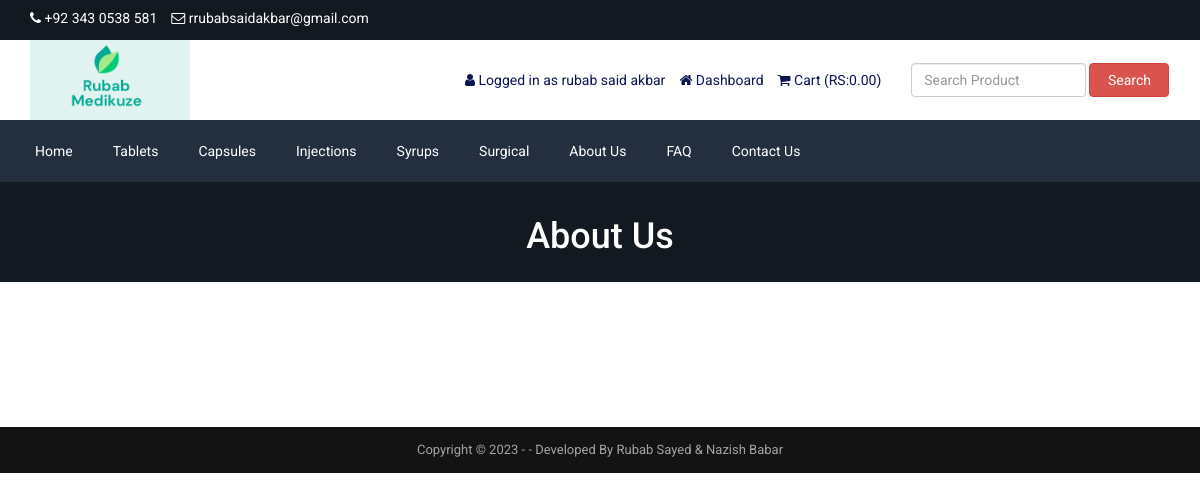
Screenshot of /about.php (signed in) with the database file from the repository.
### tables this page shows
CREATE TABLE `tbl_settings` (
  `id` int(11) NOT NULL,
  `logo` varchar(255) NOT NULL,
  `favicon` varchar(255) NOT NULL,
  `footer_about` text NOT NULL,
  `footer_copyright` text NOT NULL,
  `contact_address` text NOT NULL,
  `contact_email` varchar(255) NOT NULL,
  `contact_phone` varchar(255) NOT NULL,
  `contact_fax` varchar(255) NOT NULL,
  `contact_map_iframe` text NOT NULL,
  `receive_email` varchar(255) NOT NULL,
  `receive_email_subject` varchar(255) NOT NULL,
  `receive_email_thank_you_message` text NOT NULL,
  `forget_password_message` text NOT NULL,
  `total_recent_post_footer` int(10) NOT NULL,
  `total_popular_post_footer` int(10) NOT NULL,
  `total_recent_post_sidebar` int(11) NOT NULL,
  `total_popular_post_sidebar` int(11) NOT NULL,
  `total_featured_product_home` int(11) NOT NULL,
  `total_latest_product_home` int(11) NOT NULL,
  `total_popular_product_home` int(11) NOT NULL,
  `meta_title_home` text NOT NULL,
  `meta_keyword_home` text NOT NULL,
  `meta_description_home` text NOT NULL,
  `banner_login` varchar(255) NOT NULL,
  `banner_registration` varchar(255) NOT NULL,
  `banner_forget_password` varchar(255) NOT NULL,
  `banner_reset_password` varchar(255) NOT NULL,
  `banner_search` varchar(255) NOT NULL,
  `banner_cart` varchar(255) NOT NULL,
  `banner_checkout` varchar(255) NOT NULL,
  `banner_product_category` varchar(255) NOT NULL,
  `banner_blog` varchar(255) NOT NULL,
  `cta_title` varchar(255) NOT NULL,
  `cta_content` text NOT NULL,
  `cta_read_more_text` varchar(255) NOT NULL,
  `cta_read_more_url` varchar(255) NOT NULL,
  `cta_photo` varchar(255) NOT NULL,
  `featured_product_title` varchar(255) NOT NULL,
  `featured_product_subtitle` varchar(255) NOT NULL,
  `latest_product_title` varchar(255) NOT NULL,
  `latest_product_subtitle` varchar(255) NOT NULL,
  `popular_product_title` varchar(255) NOT NULL,
  `popular_product_subtitle` varchar(255) NOT NULL,
  `testimonial_title` varchar(255) NOT NULL,
  `testimonial_subtitle` varchar(255) NOT NULL,
  `testimonial_photo` varchar(255) NOT NULL,
  `blog_title` varchar(255) NOT NULL,
  `blog_subtitle` varchar(255) NOT NULL,
  `newsletter_text` text NOT NULL,
  `paypal_email` varchar(255) NOT NULL,
  `stripe_public_key` varchar(255) NOT NULL,
  `stripe_secret_key` varchar(255) NOT NULL,
  `bank_detail` text NOT NULL,
  `before_head` text NOT NULL,
  `after_body` text NOT NULL,
  `before_body` text NOT NULL,
  `home_service_on_off` int(11) NOT NULL,
  `home_welcome_on_off` int(11) NOT NULL,
  `home_featured_product_on_off` int(11) NOT NULL,
  `home_latest_product_on_off` int(11) NOT NULL,
  `home_popular_product_on_off` int(11) NOT NULL,
  `home_testimonial_on_off` int(11) NOT NULL,
  `home_blog_on_off` int(11) NOT NULL,
  `newsletter_on_off` int(11) NOT NULL,
  `ads_above_welcome_on_off` int(1) NOT NULL,
  `ads_above_featured_product_on_off` int(1) NOT NULL,
  `ads_above_latest_product_on_off` int(1) NOT NULL,
  `ads_above_popular_product_on_off` int(1) NOT NULL,
  `ads_above_testimonial_on_off` int(1) NOT NULL,
  `ads_category_sidebar_on_off` int(1) NOT NULL
);

CREATE TABLE `tbl_top_category` (
  `tcat_id` int(11) NOT NULL,
  `tcat_name` varchar(255) NOT NULL,
  `show_on_menu` int(1) NOT NULL
);

CREATE TABLE `tbl_page` (
  `id` int(11) NOT NULL,
  `about_title` varchar(255) NOT NULL,
  `about_content` text NOT NULL,
  `about_banner` varchar(255) NOT NULL,
  `about_meta_title` varchar(255) NOT NULL,
  `about_meta_keyword` text NOT NULL,
  `about_meta_description` text NOT NULL,
  `faq_title` varchar(255) NOT NULL,
  `faq_banner` varchar(255) NOT NULL,
  `faq_meta_title` varchar(255) NOT NULL,
  `faq_meta_keyword` text NOT NULL,
  `faq_meta_description` text NOT NULL,
  `blog_title` varchar(255) NOT NULL,
  `blog_banner` varchar(255) NOT NULL,
  `blog_meta_title` varchar(255) NOT NULL,
  `blog_meta_keyword` text NOT NULL,
  `blog_meta_description` text NOT NULL,
  `contact_title` varchar(255) NOT NULL,
  `contact_banner` varchar(255) NOT NULL,
  `contact_meta_title` varchar(255) NOT NULL,
  `contact_meta_keyword` text NOT NULL,
  `contact_meta_description` text NOT NULL,
  `pgallery_title` varchar(255) NOT NULL,
  `pgallery_banner` varchar(255) NOT NULL,
  `pgallery_meta_title` varchar(255) NOT NULL,
  `pgallery_meta_keyword` text NOT NULL,
  `pgallery_meta_description` text NOT NULL,
  `vgallery_title` varchar(255) NOT NULL,
  `vgallery_banner` varchar(255) NOT NULL,
  `vgallery_meta_title` varchar(255) NOT NULL,
  `vgallery_meta_keyword` text NOT NULL,
  `vgallery_meta_description` text NOT NULL
);

### about.php (the view)
<?php require_once('header.php'); ?>
<?php
$statement = $pdo->prepare("SELECT * FROM tbl_page WHERE id=1");
$statement->execute();
$result = $statement->fetchAll(PDO::FETCH_ASSOC);
foreach ($result as $row) {
   $about_title = $row['about_title'];
    $about_content = $row['about_content'];
    $about_banner = $row['about_banner'];
}
?>
<div class="page-banner" style="background-image: url(assets/uploads/<?php echo $about_banner; ?>);">
    <div class="inner">
        <h1><?php echo $about_title; ?></h1>
    </div>
</div>
<div class="page">
    <div class="container">
        <div class="row">
            <div class="col-md-12">
                <p>
                    <?php echo $about_content; ?>
                </p>
            </div>
        </div>
    </div>
</div>
<?php require_once('footer.php'); ?>

### header.php (shortened to what this page needs)
<?php
include("admin/inc/config.php");
$statement = $pdo->prepare("SELECT * FROM tbl_settings WHERE id=1");
$statement->execute();
$result = $statement->fetchAll(PDO::FETCH_ASSOC);
foreach ($result as $row)
{
	$contact_email = $row['contact_email'];
	$contact_phone = $row['contact_phone'];
}
?>
<!DOCTYPE html>
<html lang="en">
<head>
	<link rel="stylesheet" href="assets/css/bootstrap.min.css">
	<link rel="stylesheet" href="assets/css/font-awesome.min.css">
	<link rel="stylesheet" href="assets/css/owl.carousel.min.css">
	<link rel="stylesheet" href="assets/css/owl.theme.default.min.css">
	<link rel="stylesheet" href="assets/css/jquery.bxslider.min.css">
    <link rel="stylesheet" href="assets/css/magnific-popup.css">
    <link rel="stylesheet" href="assets/css/rating.css">
	<link rel="stylesheet" href="assets/css/spacing.css">
	<link rel="stylesheet" href="assets/css/bootstrap-touch-slider.css">
	<link rel="stylesheet" href="assets/css/animate.min.css">
	<link rel="stylesheet" href="assets/css/tree-menu.css">
	<link rel="stylesheet" href="assets/css/select2.min.css">
	<link rel="stylesheet" href="assets/css/main.css">
	<link rel="stylesheet" href="assets/css/responsive.css">
	<?php
	$statement = $pdo->prepare("SELECT * FROM tbl_page WHERE id=1");
	$statement->execute();
	$result = $statement->fetchAll(PDO::FETCH_ASSOC);
		?>
</head>
<body>
<div class="top">
	<div class="container">
		<div class="row">
			<div class="col-md-6 col-sm-6 col-xs-12">
				<div class="left">
					<ul>
						<li><i class="fa fa-phone"></i> <?php echo $contact_phone; ?></li>
						<li><i class="fa fa-envelope-o"></i> <?php echo $contact_email; ?></li>
					</ul>
				</div>
			</div>
			<div class="col-md-6 col-sm-6 col-xs-12">
			</div>
		</div>
	</div>
</div>
<div class="header">
	<div class="container">
		<div class="row inner">
			<div class="col-md-4 logo">
				<a>
					<img src="assets/uploads/logo.png">
				</a>
			</div>
			<div class="col-md-5 right">
				<ul>
					<?php
					if(isset($_SESSION['customer'])) {
						?>
						<li><i class="fa fa-user"></i> <?php echo LANG_VALUE_13; ?> <?php echo $_SESSION['customer']['cust_name']; ?></li>
						<li><a href="dashboard.php"><i class="fa fa-home"></i> <?php echo LANG_VALUE_89; ?></a></li>
						<?php
					} else {
						?>
						<li><a href="login.php"><i class="fa fa-sign-in"></i> <?php echo LANG_VALUE_9; ?></a></li>
						<li><a href="registration.php"><i class="fa fa-user-plus"></i> <?php echo LANG_VALUE_15; ?></a></li>
						<?php
					}
					?>
					<li><a href="cart.php"><i class="fa fa-shopping-cart"></i> <?php echo LANG_VALUE_18; ?> (<?php echo LANG_VALUE_1; ?><?php
					if(isset($_SESSION['cart_p_id'])) {
						$table_total_price = 0;
						$i=0;
	                    foreach($_SESSION['cart_p_qty'] as $key => $value)
	                    {
	                        $i++;
	                        $arr_cart_p_qty[$i] = $value;
	                    }                    $i=0;
	                    foreach($_SESSION['cart_p_current_price'] as $key => $value)
	                    {
	                        $i++;
	                        $arr_cart_p_current_price[$i] = $value;
	                    }
	                    for($i=1;$i<=count($arr_cart_p_qty);$i++) {
	                    	$row_total_price = $arr_cart_p_current_price[$i]*$arr_cart_p_qty[$i];
	                        $table_total_price = $table_total_price + $row_total_price;
	                    }
						echo $table_total_price;
					} else {
						echo '0.00';
					}
					?>)</a></li>
				</ul>
			</div>
			<div class="col-md-3 search-area">
				<form class="navbar-form navbar-left" role="search" action="search-result.php" method="get">
					<div class="form-group">
						<input type="text" class="form-control search-top" placeholder="<?php echo LANG_VALUE_2; ?>" name="search_text">
					</div>
					<button type="submit" class="btn btn-danger"><?php echo LANG_VALUE_3; ?></button>
				</form>
			</div>
		</div>
	</div>
</div>
<div class="nav">
	<div class="container">
		<div class="row">
			<div class="col-md-12 pl_0 pr_0">
				<div class="menu-container">
					<div class="menu">
						<ul>
							<li><a href="index.php">Home</a></li>
							<?php
							$statement = $pdo->prepare("SELECT * FROM tbl_top_category WHERE show_on_menu=1");
							$statement->execute();
							$result = $statement->fetchAll(PDO::FETCH_ASSOC);
							foreach ($result as $row) {
								?>
								<li><a href="product-category.php?id=<?php echo $row['tcat_id']; ?>&type=top-category"><?php echo $row['tcat_name']; ?></a>
								</li>
								<?php
							}
							?>
							<?php
							$statement = $pdo->prepare("SELECT * FROM tbl_page WHERE id=1");
							$statement->execute();
							$result = $statement->fetchAll(PDO::FETCH_ASSOC);
							foreach ($result as $row) {
								$about_title = $row['about_title'];
								$faq_title = $row['faq_title'];
								$contact_title = $row['contact_title'];
							}
							?>
							<li><a href="about.php"><?php echo $about_title; ?></a></li>
							<li><a href="faq.php"><?php echo $faq_title; ?></a></li>
							<li><a href="contact.php"><?php echo $contact_title; ?></a></li>
						</ul>
					</div>
				</div>
			</div>
		</div>
	</div>
</div>

### footer.php (shortened to what this page needs)
<?php
$statement = $pdo->prepare("SELECT * FROM tbl_settings WHERE id=1");
$statement->execute();
$result = $statement->fetchAll(PDO::FETCH_ASSOC);
foreach ($result as $row)
{
	$footer_copyright = $row['footer_copyright'];
}
?>
<div class="footer-bottom">
	<div class="container">
		<div class="row">
			<div class="col-md-12 copyright">
				<?php echo $footer_copyright; ?>
			</div>
		</div>
	</div>
</div>
</body>
</html>

### assets/css/main.css (style rules this page uses)
* { margin: 0; padding: 0; }
body { font-family: "Roboto", sans-serif; font-size: 14px; }
h1, h2, h3, h4, h5, h6 { font-family: "Roboto", sans-serif; }
a { text-decoration: none; }
.top { width: 100%; height: 40px; background: #131921; }
.top .left { float: left; }
.top .left ul { padding-top: 8px; }
.top .left ul li { list-style-type: none; float: left; margin-right: 14px; color: white; }
.top .left ul li i { color: white; }
.header { width: 100%; height: auto; background: #fff; }
.header .inner { height: auto; display: table; }
.header .logo { float: none; display: table-cell; vertical-align: middle; }
.header .logo img { max-width: 100%; height: 80px; }
.header .navbar-form .form-control { width: 300px; }
.header .search-area { float: none; display: table-cell; vertical-align: middle; }
.header .search-area .form-group { width: calc(100% - 84px); }
.header .search-area button { width: 80px; }
.header .search-area form { width: 100%; }
.header .right { float: none; display: table-cell; vertical-align: middle; padding-right: 0; }
.header .right ul { float: right; margin-bottom: 0; }
.header .right ul li { list-style-type: none; float: left; margin-left: 14px; color: #0d1452; }
.header .right ul li a { color: #0d1452; }
.header .navbar-form .search-top { width: 100%; }
.nav { background: #232f3e; }
.menu-container { width: 100%; margin: 0 auto; background: #232f3e; }
.menu-dropdown-icon:before { content: "\f067"; font-family: "FontAwesome"; display: none; cursor: pointer; float: right; padding: 1.5em 2em; background: #fff; color: #333; }
.menu > ul { margin: 0 auto; width: 100%; list-style: none; padding: 0; position: relative; box-sizing: border-box; }
.menu > ul:before, .menu > ul:after { content: ""; display: table; }
.menu > ul:after { clear: both; }
.menu > ul > li { float: left; padding: 0; margin: 0; }
.menu > ul > li a { text-decoration: none; padding: 1.5em 20px; display: block; color: #fff; }
.footer-bottom { width: 100%; height: auto; background: #141314; padding: 14px 0; }
.footer-bottom .copyright { font-size: 13px; color: #a3a3a3; text-align: center; }
.page-banner { width: 100%; height: auto; background-repeat: no-repeat; background-position: center center; -webkit-background-size: cover; background-size: cover; position: relative; padding-top: 15px; padding-bottom: 15px; overflow: hidden; }
.page-banner h1 { color: #fff; text-align: center; z-index: 999; position: relative; }
.page { width: 100%; height: auto; padding-top: 50px; padding-bottom: 50px; }

### assets/css/responsive.css (style rules this page uses)
@media only screen and (min-width: 992px) { .header .inner { width: 100%; } }
@media only screen and (min-width: 992px) { .header .search-area { padding-right: 0; } }
@media only screen and (min-width: 992px) { .header .search-area form { padding-right: 0; } }
@media only screen and (min-width: 992px) { .header .container { padding-right: 0; } }

### rows the page displays
tbl_settings: contact_phone "+92 343 0538 581", contact_email "rrubabsaidakbar@gmail.com", footer_copyright "Copyright © 2023 - - Developed By Rubab Sayed & Nazish Babar"
tbl_top_category: tcat_name "Tablets"
tbl_top_category: tcat_name "Capsules"
tbl_top_category: tcat_name "Injections"
tbl_top_category: tcat_name "Syrups"
tbl_top_category: tcat_name "Surgical"
tbl_page: about_title "About Us", faq_title "FAQ", contact_title "Contact Us", about_banner (picture)

### other values shown
LANG_VALUE_13 "Logged in as"
$_SESSION['customer']['cust_name'] "rubab said akbar"
LANG_VALUE_89 "Dashboard"
LANG_VALUE_18 "Cart"
LANG_VALUE_1 "RS:"
LANG_VALUE_3 "Search"
